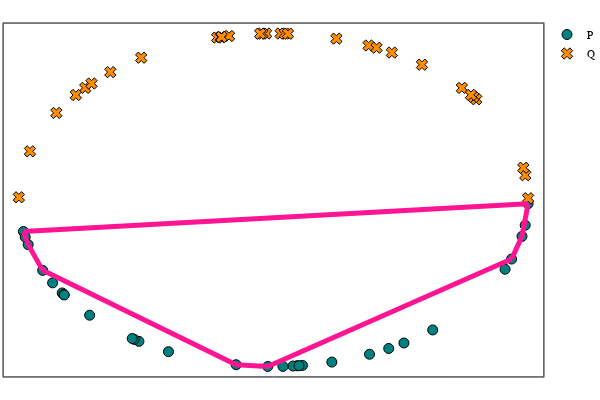

Notebook code for this chart:
### Code cell
cycle = get_Witness_cyclerep(W_PQ, class_num = W_PQ_class)
plot_cycle(transpose(P), transpose(Q), cycle = cycle)

### Figure 1 — Plotly figure (JSON) as saved in the notebook; plotly's stock layout.template omitted (floating-point values rounded to 4 significant figures)
{"data": [{"colorbar": {"title": ""}, "legendgroup": "P", "marker": {"color": "rgba(0, 129, 129, 1.000)", "line": {"color": "rgba(0, 0, 0, 1.000)", "width": 1}, "size": 10, "symbol": "circle"}, "mode": "markers", "name": "P", "showlegend": true, "type": "scatter", "x": [0.935, 0.1138, 0.09251, 0.07669, 0.9758, -0.1467, -0.9063, 0.03696, -0.5284, -0.9634, -0.722, -0.8673, -0.5467, -0.8297, 0.3771, -0.5548, -0.4124, 0.4525, -0.8234, 0.1002, 0.9094, 0.2291, 0.9997, 0.6252, 0.9884, 0.5123, -0.9819, -0.8214, -0.975, -0.02253], "xaxis": "x1", "y": [-0.3547, -0.9935, -0.9957, -0.9971, -0.2186, -0.9892, -0.4226, -0.9993, -0.849, -0.268, -0.6919, -0.4978, -0.8373, -0.5583, -0.9262, -0.832, -0.911, -0.8917, -0.5674, -0.995, -0.416, -0.9734, -0.02245, -0.7805, -0.1516, -0.8588, -0.1894, -0.5703, -0.2223, -0.9997], "yaxis": "y1", "zmax": null, "zmin": null}, {"colorbar": {"title": ""}, "legendgroup": "Q", "marker": {"color": "rgba(255, 141, 0, 1.000)", "line": {"color": "rgba(0, 0, 0, 1.000)", "width": 1}, "size": 10, "symbol": "x"}, "mode": "markers", "name": "Q", "showlegend": true, "type": "scatter", "x": [-0.2213, 0.7396, -0.5196, 0.7962, -0.6406, -0.1745, -0.207, -0.9563, 0.4649, 0.02806, 0.9888, -0.7392, 0.3735, -0.7147, 0.0446, -0.2041, 0.785, 0.7756, 0.4047, 0.2471, -0.9999, -0.7762, 0.9999, 0.9811, 0.583, -0.02874, -0.04405, 0.05688, -0.05219, -0.8525], "xaxis": "x1", "y": [0.9752, 0.673, 0.8544, 0.6051, 0.7679, 0.9847, 0.9783, 0.2922, 0.8854, 0.9996, 0.1491, 0.6735, 0.9276, 0.6995, 0.999, 0.979, 0.6195, 0.6312, 0.9145, 0.969, 0.01636, 0.6305, 0.01034, 0.1936, 0.8124, 0.9996, 0.999, 0.9984, 0.9986, 0.5227], "yaxis": "y1", "zmax": null, "zmin": null}, {"colorbar": {"title": ""}, "legendgroup": "", "line": {"color": "rgba(255, 20, 147, 1.000)", "dash": "solid", "shape": "linear", "width": 5}, "mode": "lines", "name": "", "showlegend": false, "type": "scatter", "x": [0.9758, 0.9997], "xaxis": "x1", "y": [-0.2186, -0.02245], "yaxis": "y1", "zmax": null, "zmin": null}, {"colorbar": {"title": ""}, "legendgroup": "", "line": {"color": "rgba(255, 20, 147, 1.000)", "dash": "solid", "shape": "linear", "width": 5}, "mode": "lines", "name": "", "showlegend": false, "type": "scatter", "x": [-0.9634, -0.9819], "xaxis": "x1", "y": [-0.268, -0.1894], "yaxis": "y1", "zmax": null, "zmin": null}, {"colorbar": {"title": ""}, "legendgroup": "", "line": {"color": "rgba(255, 20, 147, 1.000)", "dash": "solid", "shape": "linear", "width": 5}, "mode": "lines", "name": "", "showlegend": false, "type": "scatter", "x": [0.935, 0.9758], "xaxis": "x1", "y": [-0.3547, -0.2186], "yaxis": "y1", "zmax": null, "zmin": null}, {"colorbar": {"title": ""}, "legendgroup": "", "line": {"color": "rgba(255, 20, 147, 1.000)", "dash": "solid", "shape": "linear", "width": 5}, "mode": "lines", "name": "", "showlegend": false, "type": "scatter", "x": [-0.9063, -0.9634], "xaxis": "x1", "y": [-0.4226, -0.268], "yaxis": "y1", "zmax": null, "zmin": null}, {"colorbar": {"title": ""}, "legendgroup": "", "line": {"color": "rgba(255, 20, 147, 1.000)", "dash": "solid", "shape": "linear", "width": 5}, "mode": "lines", "name": "", "showlegend": false, "type": "scatter", "x": [-0.1467, -0.9063], "xaxis": "x1", "y": [-0.9892, -0.4226], "yaxis": "y1", "zmax": null, "zmin": null}, {"colorbar": {"title": ""}, "legendgroup": "", "line": {"color": "rgba(255, 20, 147, 1.000)", "dash": "solid", "shape": "linear", "width": 5}, "mode": "lines", "name": "", "showlegend": false, "type": "scatter", "x": [-0.1467, -0.02253], "xaxis": "x1", "y": [-0.9892, -0.9997], "yaxis": "y1", "zmax": null, "zmin": null}, {"colorbar": {"title": ""}, "legendgroup": "", "line": {"color": "rgba(255, 20, 147, 1.000)", "dash": "solid", "shape": "linear", "width": 5}, "mode": "lines", "name": "", "showlegend": false, "type": "scatter", "x": [0.935, -0.02253], "xaxis": "x1", "y": [-0.3547, -0.9997], "yaxis": "y1", "zmax": null, "zmin": null}, {"colorbar": {"title": ""}, "legendgroup": "", "line": {"color": "rgba(255, 20, 147, 1.000)", "dash": "solid", "shape": "linear", "width": 5}, "mode": "lines", "name": "", "showlegend": false, "type": "scatter", "x": [0.9997, -0.9819], "xaxis": "x1", "y": [-0.02245, -0.1894], "yaxis": "y1", "zmax": null, "zmin": null}], "layout": {"annotations": [], "height": 400, "legend": {"bgcolor": "rgba(255, 255, 255, 1.000)", "bordercolor": "rgba(0, 0, 0, 1.000)", "font": {"color": "rgba(0, 0, 0, 1.000)", "family": "sans-serif", "size": 11}, "tracegroupgap": 0, "x": 1, "y": 1}, "margin": {"b": 20, "l": 0, "r": 0, "t": 20}, "paper_bgcolor": "rgba(255, 255, 255, 1.000)", "plot_bgcolor": "rgba(255, 255, 255, 1.000)", "showlegend": true, "width": 600, "xaxis": {"anchor": "y1", "domain": [0.006562, 0.9934], "gridcolor": "rgba(0, 0, 0, 0.100)", "gridwidth": 0.5, "linecolor": "rgba(0, 0, 0, 1.000)", "mirror": true, "range": [-1.06, 1.06], "showgrid": true, "showline": true, "showticklabels": true, "tickangle": 0, "tickcolor": "rgb(0, 0, 0)", "tickfont": {"color": "rgba(0, 0, 0, 1.000)", "family": "sans-serif", "size": 11}, "tickmode": "array", "ticks": "inside", "ticktext": [], "tickvals": [], "title": "", "titlefont": {"color": "rgba(0, 0, 0, 1.000)", "family": "sans-serif", "size": 15}, "type": "-", "visible": true, "zeroline": false, "zerolinecolor": "rgba(0, 0, 0, 1.000)"}, "yaxis": {"anchor": "x1", "domain": [0.009843, 0.9902], "gridcolor": "rgba(0, 0, 0, 0.100)", "gridwidth": 0.5, "linecolor": "rgba(0, 0, 0, 1.000)", "mirror": true, "range": [-1.06, 1.06], "showgrid": true, "showline": true, "showticklabels": true, "tickangle": 0, "tickcolor": "rgb(0, 0, 0)", "tickfont": {"color": "rgba(0, 0, 0, 1.000)", "family": "sans-serif", "size": 11}, "tickmode": "array", "ticks": "inside", "ticktext": [], "tickvals": [], "title": "", "titlefont": {"color": "rgba(0, 0, 0, 1.000)", "family": "sans-serif", "size": 15}, "type": "-", "visible": true, "zeroline": false, "zerolinecolor": "rgba(0, 0, 0, 1.000)"}}}
